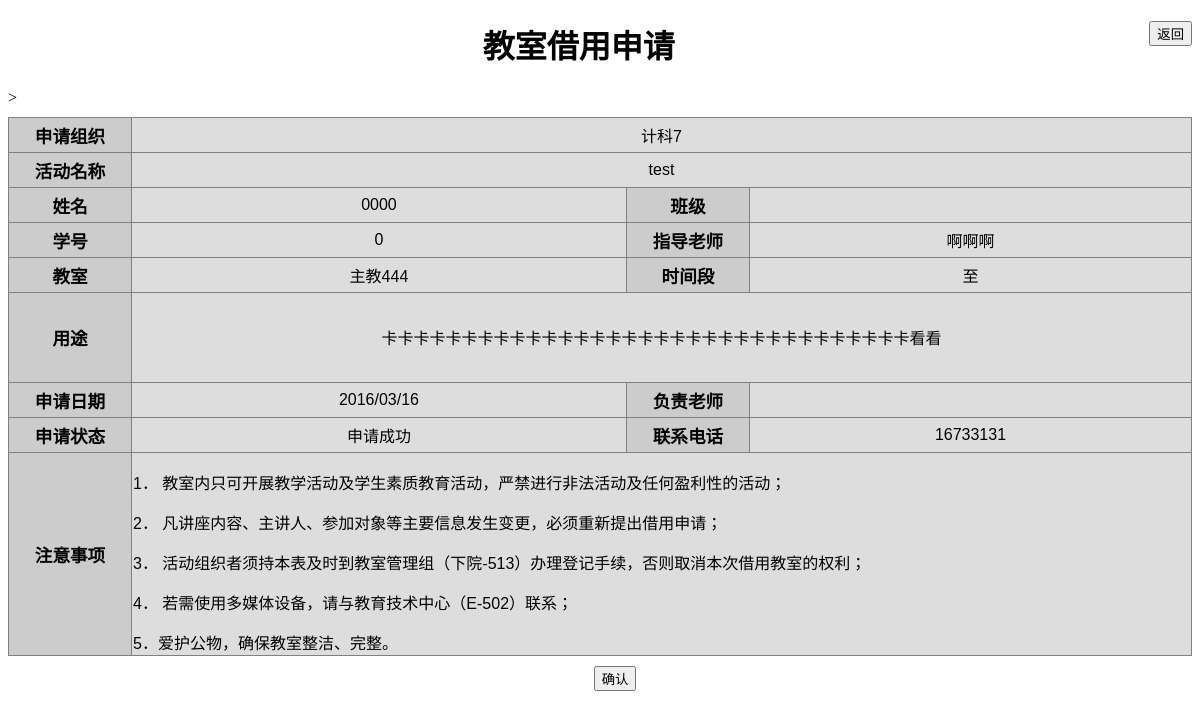
/网上服务大厅的建设/yan/06-8-ed-more.php?time=2016/03/16 (signed in), run on the app's committed database.
### tables this page shows
CREATE TABLE `yan_jiaoshishenqing` (
  `id` int(5) NOT NULL,
  `organize` char(20) DEFAULT '0',
  `active_name` char(20) DEFAULT NULL,
  `name` char(20) DEFAULT NULL,
  `num` char(20) DEFAULT NULL,
  `class` char(20) DEFAULT NULL,
  `reason` text,
  `time` char(20) DEFAULT NULL,
  `began_time` char(50) DEFAULT NULL,
  `end_time` char(50) DEFAULT NULL COMMENT '时间',
  `tel` bigint(11) DEFAULT NULL,
  `place` char(20) DEFAULT NULL COMMENT '打印份数',
  `status` int(1) DEFAULT NULL,
  `teacher` char(20) DEFAULT NULL,
  `teacher2` char(20) DEFAULT NULL COMMENT '负责老师',
  PRIMARY KEY (`id`)
);

### 网上服务大厅的建设/yan/06-8-ed-more.php (the view, shortened to what this page needs)
<!DOCTYPE html>
<html>
<head>
</head>
<body>
    <?php
      $time=$_GET['time'];
      $username=$_SESSION['username'];
      $q="select * from yan_jiaoshishenqing where num='$username'and time='$time'";
      $result=mysql_query($q);
      while($row=mysql_fetch_assoc($result))
      {
        $organize=$row["organize"];
        $active_name=$row["active_name"];
        $name=$row["name"];
        $class=$row["class"];
        $place=$row["place"];
        $num=$row["num"];
        $tel=$row["tel"];
        $reason=$row["reason"];
        $teacher=$row["teacher"];
        $began_time=$row["began_time"];
        $end_time=$row["end_time"];
        if($row["status"]==1)
        {
          $status="申请成功";
        }
      }
   ?>
  <input style="float:right" type="button" class="noprint" onclick="window.open('06-8-ed.php', 'newwindow', 'height=400px, width=800px, top=0, left=0, toolbar=no, menubar=no, scrollbars=no, resizable=no,location=no, status=no')" value="返回">
    <h1 align="center" >教室借用申请</h1>
    <form action="#" method="">
      <table id="customers">
        <tr><th>申请组织</th><td colspan=3><?php echo $organize; ?></td></tr>
        <tr><th>活动名称</th><td colspan=3><?php echo $active_name; ?></td></tr>
        <tr><th>姓名</th><td><?php echo $name; ?></td><th>班级</th><td><?php echo $class; ?></td></tr>
        <tr><th>学号</th><td><?php echo $num; ?></td>><th>指导老师</th><td><?php echo $teacher; ?></td></tr>
        <tr><th>教室</th><td><?php echo $place; ?></td><th>时间段</th><td><?php echo $began_time; ?>至<?php echo $end_time; ?></td></tr>
        <tr><th height="80px;">用途</th><td colspan=3 ><?php echo $reason; ?></td></tr>
        <tr><th>申请日期</th><td><?php echo $time ; ?></td><th>负责老师</th><td></td></tr>
        <tr><th>申请状态</th><td><?php echo $status; ?></td><th>联系电话</th><td><?php echo $tel ; ?></td></tr>
        <tr><th height="100px">注意事项</th><td style="text-align:left;" colspan=3><p>1． 教室内只可开展教学活动及学生素质教育活动，严禁进行非法活动及任何盈利性的活动；</p><p> 2． 凡讲座内容、主讲人、参加对象等主要信息发生变更，必须重新提出借用申请；</p><p> 3． 活动组织者须持本表及时到教室管理组（下院-513）办理登记手续，否则取消本次借用教室的权利；</p><p> 4． 若需使用多媒体设备，请与教育技术中心（E-502）联系；</p> 5．爱护公物，确保教室整洁、完整。</td></tr>
     </table>
     <div align="center" class="noprint" style="margin-top:10px;margin-left:30px;"><input id="sub" onclick='window.print()' target='_self' type="submit" value="确认"></div>
    </form>
</body>
</html>

### 网上服务大厅的建设/yan/06-8-ed-more.php (style rules this page uses)
#customers { font-family:"Trebuchet MS", Arial, Helvetica, sans-serif; width:100%; border-collapse:collapse; margin-top: 10px; }
#customers td, #customers th { font-size:1em;text-align:center; border:1px solid #808080 ; background-color:#DDDDDD; padding: 2px,2px,2px,2px; }
#customers th { font-size:1.1em; text-align:center; padding-top:5px; padding-bottom:4px; background-color:#CCCCCC; color:#000000; width: 120px; vertical-align: center; }
h1 { font-family: 宋体; }
.noprint { visibility:hidden }

### data on the page
yan_jiaoshishenqing: organize "计科7", active_name "test", name "0000", num "0", teacher "啊啊啊", place "主教444", reason "卡卡卡卡卡卡卡卡卡卡卡卡卡卡卡卡卡卡卡卡卡卡卡卡卡卡卡卡卡卡卡卡卡看看", status "申请成功", tel "16733131"

### other printed values
$time "2016/03/16"
